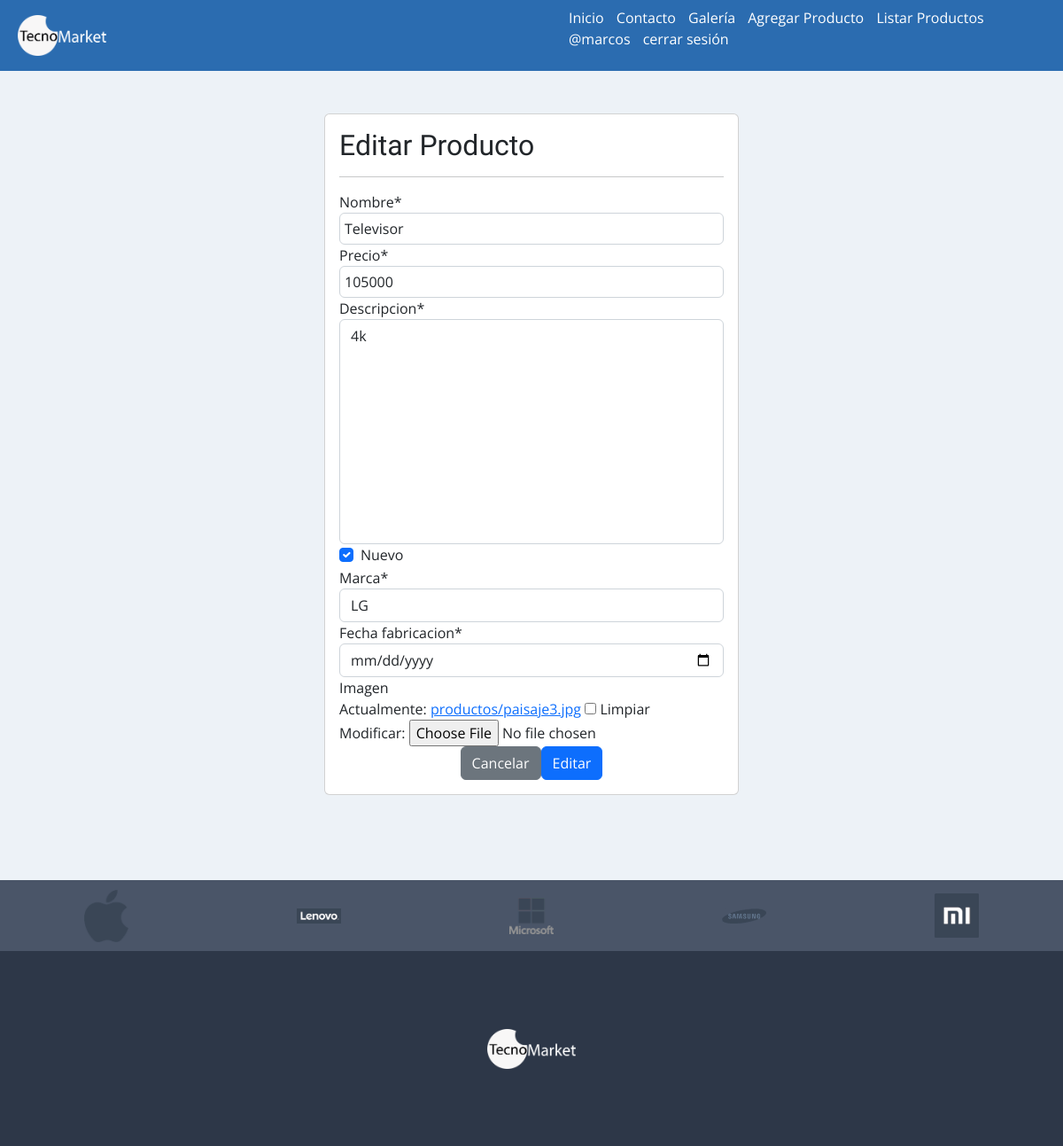
The page /modificar-producto/3/ (signed in) on the database its author committed.
### appweb/models.py (models this page shows, shortened)
class Producto(models.Model):
    nombre = models.CharField(max_length=50)
    precio = models.IntegerField()
    descripcion = models.TextField()
    nuevo = models.BooleanField()
    marca = models.ForeignKey(Marca, on_delete=models.PROTECT)
    fecha_fabricacion = models.DateField()
    imagen = models.ImageField(upload_to="productos", null=True)

class Marca(models.Model):
    nombre = models.CharField(max_length=50)
    def __str__(self):
        return self.nombre

### appweb/views.py (the view, shortened to what this page needs)
# urls.py: path('modificar-producto/<id>/', modificar_producto, name="modificar_producto"),
@permission_required('appweb.change_producto')
def modificar_producto(request, id):
    producto = get_object_or_404(Producto, id=id)
    data={
        'form': ProductoForm(instance=producto)
    }
    return render(request, 'app/producto/modificar.html', data)

### appweb/forms.py (shortened to what this page needs)
class ProductoForm(forms.ModelForm):
    fecha_fabricacion = forms.DateField(widget=DateInput)
    nombre = forms.CharField(min_length=3, max_length=50)
    imagen = forms.ImageField(required=False, validators=[MaxSizeFileValidator(max_file_size=1)])
    precio = forms.IntegerField(min_value=1, max_value=1500000)
    class Meta:
        model = Producto
        fields = '__all__'
        widgets = {
            "fecha_fabricacion": forms.SelectDateWidget()
        }

### appweb/templates/app/producto/modificar.html (shortened to what this page needs)
{% extends 'app/base.html' %}
{% block contenido %}
{% load crispy_forms_tags %}
<br>
<br>
<div class="row">
    <div class="col-12 col-md-6 offset-md-3">
        <div class="card">
            <div class="card-body">
                <h2>Editar Producto</h2>
                <hr>
                <form action="" method="post" enctype="multipart/form-data">
                    {{ form | crispy }}
                    <div class="d-flex justify-content-center">
                        <input type="reset" value="Cancelar" class="btn btn-secondary">
                        <input type="submit" value="Editar" class="btn btn-primary">
                    </div>
                </form>
            </div>
        </div>
    </div>
</div>
<br><br><br><br>
{% endblock %}

### appweb/templates/app/base.html (shortened to what this page needs)
<!DOCTYPE html>
<html lang="es">
<head>
    <link href="https://cdn.jsdelivr.net/npm/bootstrap@5.2.0-beta1/dist/css/bootstrap.min.css" rel="stylesheet">
    {% load static %}
    <link rel="stylesheet" href="{% static 'app/css/estilos.css' %}">
</head>
<body>
    <header id="header">
        <div class="contenedor_logo">
            <img  class="logo"  src="{% static 'app/img/tecnomarketpngicono.png' %}" alt="logo">
        </div>
        <div>
            <nav id="nav">
                <ul>
                    <li>
                        <a href="{% url 'home' %}"> Inicio </a>
                    </li>
                    <li>
                        <a href="{% url 'contacto' %}">Contacto</a>
                    </li>
                    <li><a href="{% url 'galeria' %}">Galería</a></li>
                    {% if perms.appweb.add_producto %}
                    <li><a href="{% url 'agregar_producto' %}">Agregar Producto</a></li>
                    {% endif %}
                    {% if perms.appweb.view_producto %}
                    <li><a href="{% url 'listar_productos' %}">Listar Productos</a></li>
                    {% endif %}
                    {% if user.is_authenticated %}
                    <li>
                        <a href="#">@{{ user.username }}</a>
                    </li>
                    <li>
                        <a href="{% url 'logout' %}">cerrar sesión</a>
                    </li>
                    {% endif %}
                </ul>
            </nav>
        </div>
    </header>
    <div id="contenido">
         {% block contenido %}
         {% endblock %}
    </div>
    <footer>
        <div class="marcas">
            <img src="{% static 'app/img/footer/apple.png' %}" alt="apple">
            <img src="{% static 'app/img/footer/lenovo.png' %}" alt="lenovo">
            <img src="{% static 'app/img/footer/microsoft.png' %}" alt="microsoft">
            <img src="{% static 'app/img/footer/samsung.png' %}" alt="samsung">
            <img src="{% static 'app/img/footer/xiaomi.png' %}" alt="xiaomi">
        </div>
        <div class="logo_footer">
            <img src="{% static 'app/img/tecnomarketpngicono.png' %}" alt="logo">
        </div>
    </footer>
</body>
</html>

### appweb/static/app/css/estilos.css (style rules this page uses)
* { margin:0; padding:0; }
body { background-color:#EDF2F7; font-family: 'Open Sans', sans-serif; }
h1,h2 { font-family: 'Balsamiq Sans', cursive; }
header { width: 100%; height: 80px; background-color: #2B6CB0; display: flex; justify-content: space-between; }
header > div { width: 50%; }
.contenedor_logo { display: flex; align-items: center; }
.logo { width: 100px; margin-left: 20px; }
nav { display: flex; justify-content: flex-end; align-items: center; height: 100%; }
nav > ul { margin-right: 50px; }
nav > ul > li { display: inline; margin-left: 10px; }
nav a { color:white; text-decoration: none; }
#contenido { width: 80%; margin:auto; max-width: 1280px; min-height: 100vh; }
footer { width: 100%; height: 300px; background-color: #2D3748; }
footer > .marcas { width: 100%; height: 80px; background-color: #4A5568; display: flex; justify-content: space-around; align-items: center; }
footer > .marcas > img { width: 50px; }
footer > .logo_footer { display: flex; justify-content: center; align-items: center; height: calc(100% - 80px); }
footer > .logo_footer > img { width: 100px; }
input[type=text], input[type=email], input[type=number], select, textarea { width: 100%; padding: 5px; }
textarea { resize: none; }

### rows shown on the page
Producto: nombre "Televisor", precio "105000", descripcion "4k", nuevo "☑", marca "LG"

### other values the page prints
{{ user.username }} "marcos"
